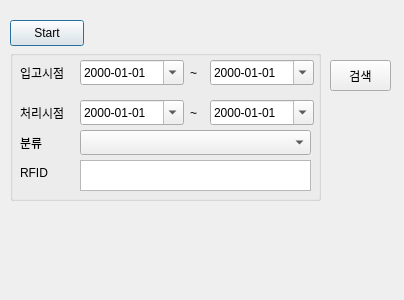
<?xml version="1.0" encoding="UTF-8"?>
<ui version="4.0">
 <class>Dialog</class>
 <widget class="QDialog" name="Dialog">
  <property name="geometry">
   <rect>
    <x>0</x>
    <y>0</y>
    <width>404</width>
    <height>300</height>
   </rect>
  </property>
  <property name="windowTitle">
   <string>Dialog</string>
  </property>
  <widget class="QPushButton" name="btnStart">
   <property name="geometry">
    <rect>
     <x>10</x>
     <y>20</y>
     <width>74</width>
     <height>26</height>
    </rect>
   </property>
   <property name="text">
    <string>Start</string>
   </property>
  </widget>
  <widget class="QGroupBox" name="groupBox">
   <property name="geometry">
    <rect>
     <x>10</x>
     <y>50</y>
     <width>311</width>
     <height>151</height>
    </rect>
   </property>
   <property name="title">
    <string/>
   </property>
   <widget class="QDateEdit" name="endDay">
    <property name="geometry">
     <rect>
      <x>200</x>
      <y>10</y>
      <width>104</width>
      <height>25</height>
     </rect>
    </property>
    <property name="readOnly">
     <bool>false</bool>
    </property>
    <property name="displayFormat">
     <string>yyyy-MM-dd</string>
    </property>
    <property name="calendarPopup">
     <bool>true</bool>
    </property>
   </widget>
   <widget class="QLabel" name="dayEndLabel">
    <property name="geometry">
     <rect>
      <x>180</x>
      <y>10</y>
      <width>16</width>
      <height>25</height>
     </rect>
    </property>
    <property name="text">
     <string>~</string>
    </property>
   </widget>
   <widget class="QLabel" name="birthdayLabel">
    <property name="geometry">
     <rect>
      <x>10</x>
      <y>10</y>
      <width>59</width>
      <height>25</height>
     </rect>
    </property>
    <property name="text">
     <string>입고시점</string>
    </property>
   </widget>
   <widget class="QDateEdit" name="startDay">
    <property name="geometry">
     <rect>
      <x>70</x>
      <y>10</y>
      <width>104</width>
      <height>25</height>
     </rect>
    </property>
    <property name="readOnly">
     <bool>false</bool>
    </property>
    <property name="displayFormat">
     <string>yyyy-MM-dd</string>
    </property>
    <property name="calendarPopup">
     <bool>true</bool>
    </property>
   </widget>
   <widget class="QDateEdit" name="startDay_2">
    <property name="geometry">
     <rect>
      <x>70</x>
      <y>50</y>
      <width>104</width>
      <height>25</height>
     </rect>
    </property>
    <property name="readOnly">
     <bool>false</bool>
    </property>
    <property name="displayFormat">
     <string>yyyy-MM-dd</string>
    </property>
    <property name="calendarPopup">
     <bool>true</bool>
    </property>
   </widget>
   <widget class="QLabel" name="birthdayLabel_2">
    <property name="geometry">
     <rect>
      <x>10</x>
      <y>50</y>
      <width>59</width>
      <height>25</height>
     </rect>
    </property>
    <property name="text">
     <string>처리시점</string>
    </property>
   </widget>
   <widget class="QLabel" name="dayEndLabel_2">
    <property name="geometry">
     <rect>
      <x>180</x>
      <y>50</y>
      <width>16</width>
      <height>25</height>
     </rect>
    </property>
    <property name="text">
     <string>~</string>
    </property>
   </widget>
   <widget class="QDateEdit" name="endDay_2">
    <property name="geometry">
     <rect>
      <x>200</x>
      <y>50</y>
      <width>104</width>
      <height>25</height>
     </rect>
    </property>
    <property name="readOnly">
     <bool>false</bool>
    </property>
    <property name="displayFormat">
     <string>yyyy-MM-dd</string>
    </property>
    <property name="calendarPopup">
     <bool>true</bool>
    </property>
   </widget>
   <widget class="QLabel" name="birthdayLabel_3">
    <property name="geometry">
     <rect>
      <x>10</x>
      <y>80</y>
      <width>59</width>
      <height>25</height>
     </rect>
    </property>
    <property name="text">
     <string>분류</string>
    </property>
   </widget>
   <widget class="QComboBox" name="sex_2">
    <property name="geometry">
     <rect>
      <x>70</x>
      <y>80</y>
      <width>231</width>
      <height>25</height>
     </rect>
    </property>
   </widget>
   <widget class="QTextEdit" name="textEdit">
    <property name="geometry">
     <rect>
      <x>70</x>
      <y>110</y>
      <width>231</width>
      <height>31</height>
     </rect>
    </property>
   </widget>
   <widget class="QLabel" name="birthdayLabel_4">
    <property name="geometry">
     <rect>
      <x>10</x>
      <y>110</y>
      <width>59</width>
      <height>25</height>
     </rect>
    </property>
    <property name="text">
     <string>RFID</string>
    </property>
   </widget>
  </widget>
  <widget class="QPushButton" name="searchButton_2">
   <property name="geometry">
    <rect>
     <x>330</x>
     <y>60</y>
     <width>61</width>
     <height>31</height>
    </rect>
   </property>
   <property name="text">
    <string>검색</string>
   </property>
  </widget>
 </widget>
 <resources/>
 <connections/>
</ui>
